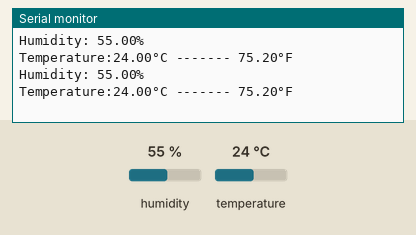
Bench run of a sketch on a simulated Arduino Uno, built with avr-gcc and run on an emulated ATmega328P. Parts: the last lines printed to the serial monitor. The inputs (shaded band) are chosen by the test bench; at power-on: humidity 55 %, temperature 24 °C.

Above: at 4.8 s.
4.9 s: humidity set to 22 %
At 6.7 s:
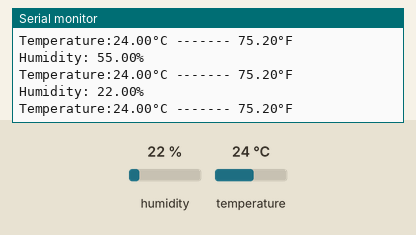
7.9 s: temperature set to 12 °C
At 8.5 s:
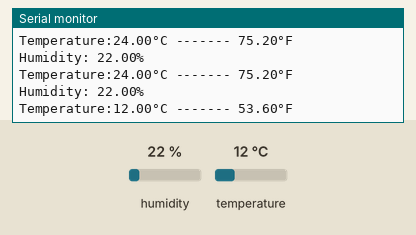
10.9 s: humidity set to 40 %
At 13.2 s:
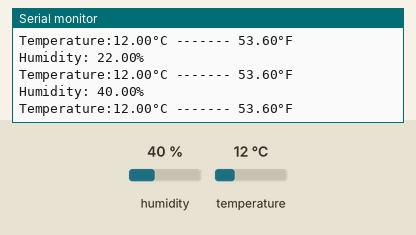
Timing chart, 0 to 14.7 s (numbered marks = the images above; inputs shaded):
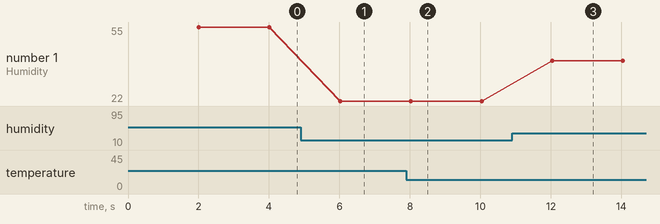

Measured:
- after the input at 4.9 s, the serial monitor: prints a new line after 1.1 s (image 1)
- after the input at 7.9 s, the serial monitor: prints a new line after 0.14 s (image 2)
- after the input at 10.9 s, the serial monitor: prints a new line after 1.1 s (image 3)
- plotted number 1: 55 → 22 after the input at 4.9 s, 22 → 40 after the input at 10.9 s

The sketch:

temperature_and_humidity_sensor.ino
```cpp
#include "DHT.h"
#define DHTPIN 4     // Digital pin  #2 on ESP8266
#define DHTTYPE DHT22 // Sensor type
DHT dht(DHTPIN, DHTTYPE);
float humidity,temperature_C,temperature_F ;
void setup() {
  Serial.begin(9600);
  dht.begin();
}

void loop() {
delay(2000);

temperature_C = dht.readTemperature();

temperature_F = dht.readTemperature(true);

humidity = dht.readHumidity();


  // Check for error reading
  if (isnan(humidity) || isnan(temperature_C) || isnan(temperature_F)) {
    Serial.println(" DHT reading failed ");
    return;
  }


  Serial.print("Humidity: ");
  Serial.print(humidity);
  Serial.println("%");

  Serial.print("Temperature:");
  Serial.print(temperature_C);
  Serial.print(("°C ------- "));

  Serial.print(temperature_F);
  Serial.println("°F");
}
```
